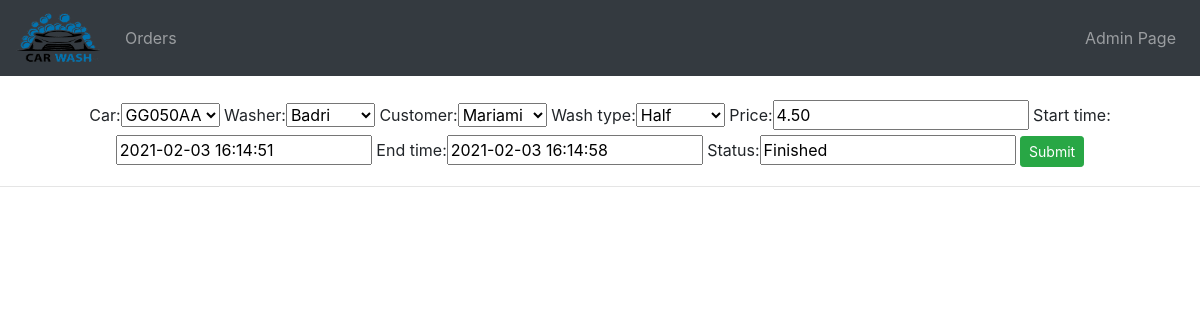
The page /update_order/7 on the database its author committed.
### car_wash/models.py (models this page shows, shortened)
class Order(models.Model):
    car = models.ForeignKey(Car, on_delete=models.PROTECT, related_name='orders', default=None)
    washer = models.ForeignKey(CarWasher, on_delete=models.CASCADE, related_name='orders')
    customer = models.ForeignKey(Customer, on_delete=models.SET_NULL, null=True, related_name='orders')
    wash_type = models.ForeignKey(WashType, on_delete=models.PROTECT, related_name='orders', default=None)
    order_price = models.DecimalField(max_digits=4, decimal_places=2, verbose_name=_("Price"), default=None, blank=True)
    created_date = models.DateTimeField(auto_now=True, verbose_name=_("Created Date"))
    order_start_date = models.DateTimeField(verbose_name=_("Start time"))
    order_end_date = models.DateTimeField(verbose_name=_("End time"))
    status = models.CharField(max_length=200, default=None)

### car_wash/views.py (the view)
# urls.py: path('update_order/<int:pk>', update_order, name='update_order'),
def update_order(request, pk):
    order = Order.objects.get(id=pk)
    form = OrderForm(instance=order)
    if request.method == 'POST':
        form = OrderForm(request.POST, instance=order)
        if form.is_valid():
            form.save()
            return redirect(home)
    context = {'form': form}
    return render(request, 'order_form.html', context)

### car_wash/forms.py
class OrderForm(ModelForm):
    class Meta:
        model = Order
        fields = '__all__'

### car_wash/models.py (called while the page is built)
    def __str__(self):
        return self.name

    def __str__(self):
        return self.name

    def __str__(self):
        return self.name

    def __str__(self):
        return f"{self.license_plate}"

### car_wash/templates/order_form.html (shortened to what this page needs)
{% extends 'base.html' %}
{% block body %}
<br>
    <form action="" method="POST" >
        {{ form }}
        <input class="btn btn-sm btn-success" type="submit" name="submit">
    </form>
{% endblock body %}

### rows shown on the page
Order: car "GG050AA", washer "Badri", customer "Mariami", wash_type "Half", order_price "4.50", order_start_date "2021-02-03 16:14:51", order_end_date "2021-02-03 16:14:58", status "Finished"
